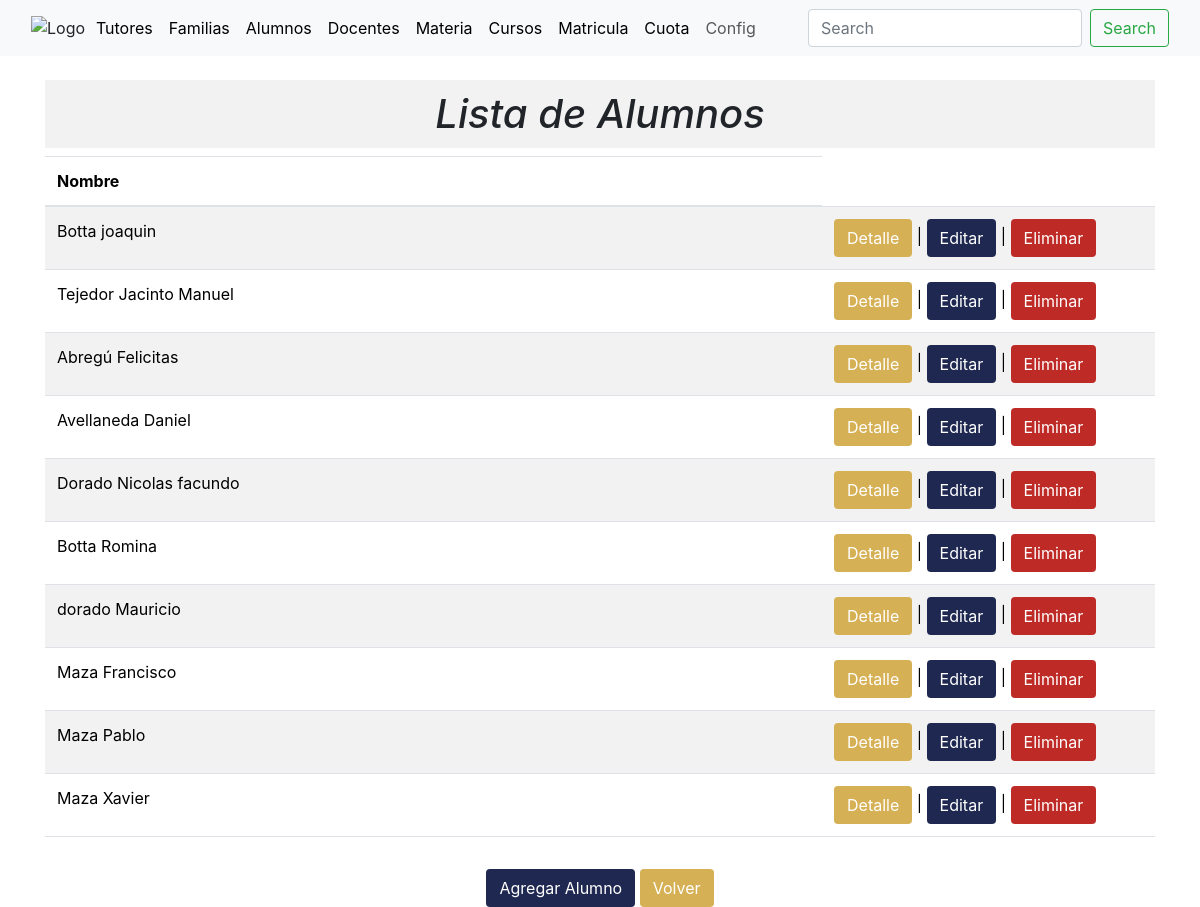
/lista_alumnos/ (signed in), run on an earlier commit of the app's database.
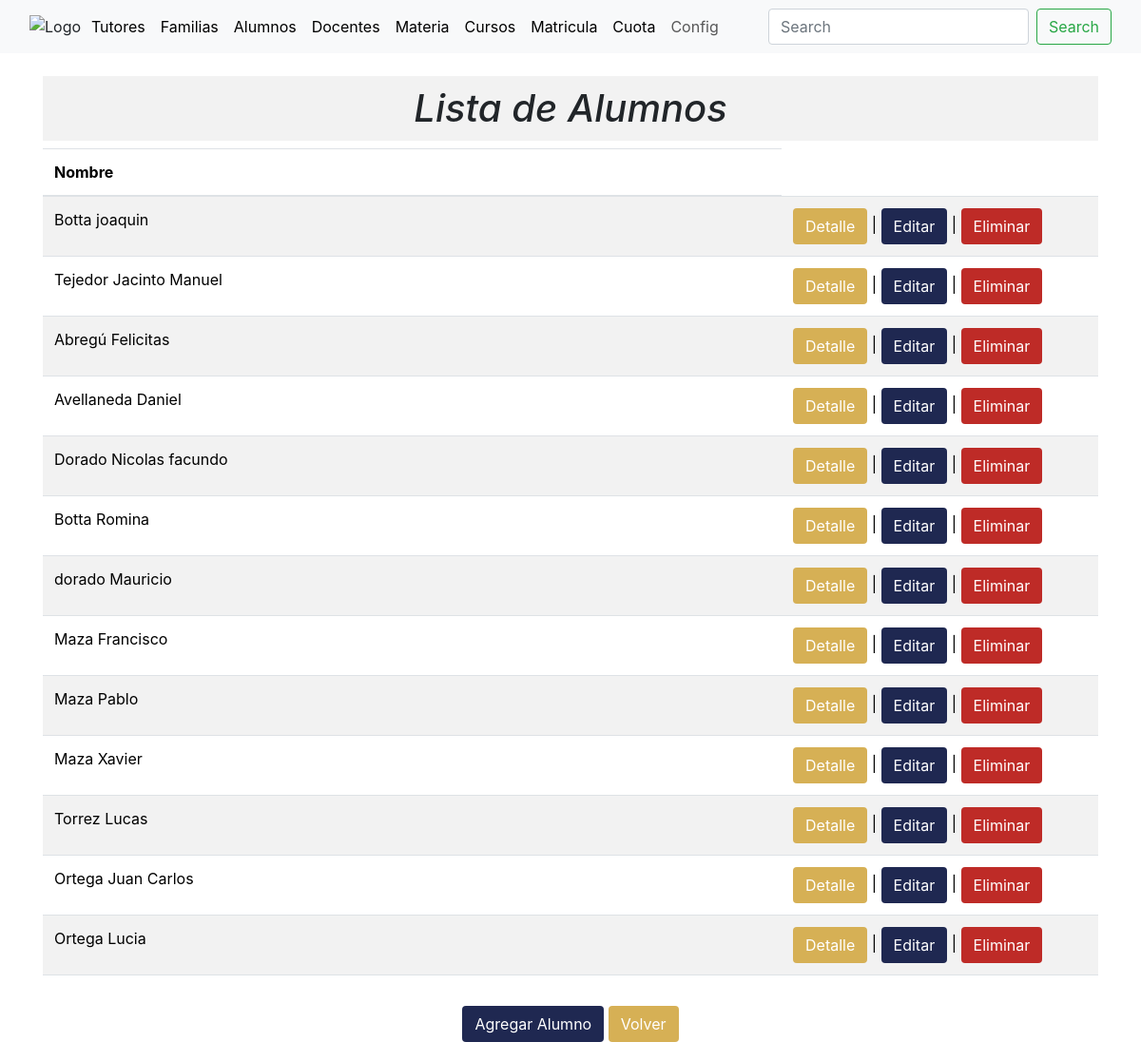
And on a later commit of the database.
### academico/models.py (models this page shows, shortened)
class Alumnos(models.Model):
    Familia = models.ForeignKey(Familia, on_delete=models.CASCADE)
    curso = models.ForeignKey(Cursos, on_delete=models.CASCADE, null=True, blank=True)
    Baja_Alumno = models.BooleanField()
    Casa = models.ForeignKey(Casas, on_delete=models.CASCADE)
    Colegio = models.ForeignKey(Colegios, on_delete=models.CASCADE)
    Lugar_Nacimiento = models.ForeignKey(Lugar_Nacimiento, on_delete=models.CASCADE)
    Nacionalidad = models.ForeignKey(Nacionalidad, on_delete=models.CASCADE)
    Localidad = models.ForeignKey(Localidad, on_delete=models.CASCADE)
    Apellidos = models.CharField(max_length=255)
    Nombres = models.CharField(max_length=255)
    DNI = models.CharField(max_length=255)
    Edad = models.IntegerField()
    Fecha_Nacimiento = models.DateField()
    Domicilio = models.CharField(max_length=255)
    Email_Institucional = models.EmailField()
    Email_Personal = models.EmailField()
    Escuela_Procedencia = models.CharField(max_length=255)
    Enfermedades = models.CharField(max_length=255)
    Toma_Medicamentos = models.CharField(max_length=255)
    Telefono_Urgencia = models.CharField(max_length=255)
    generos = [('V', 'Varón'),('M', 'Mujer'),]
    Sexo = models.CharField(max_length=1, choices=generos)
    def __str__(self):
        return '%s %s '%(self.Apellidos, self.Nombres)
    class Meta:
        db_table = 'Alumnos'
        verbose_name = 'Alumno'
        verbose_name_plural = 'Alumnos'

### academico/views.py (the view)
# urls.py: path('lista_alumnos/', views.lista_alumnos, name='lista_alumnos'),
@login_required
def lista_alumnos(request):
    alumnos = Alumnos.objects.all()
    Familias = Familia.objects.all()
    curso = Cursos.objects.all()
    colegio = Colegios.objects.all()
    Casa = Casas.objects.all()
    Lugar_Nacimientos = Lugar_Nacimiento.objects.all()
    Nacionalidades = Nacionalidad.objects.all()
    Localidades = Localidad.objects.all()
    context = {'alumnos': alumnos,
               'Familias':Familias,
               'Curso': curso,
               'Casa': Casa,
               'Lugar_Nacimientos': Lugar_Nacimientos,
               'Nacionalidades': Nacionalidades,
               'Localidades': Localidades,
               'colegio':colegio}
    return render(request, 'lista_alumnos.html', context)

### academico/models.py (called while the page is built)
    def __str__(self):
        return '%s '%(self.Nombre_Familia)

    def __str__(self):
        return '%s '%(self.Nombre)

    def __str__(self):
        return '%s '%(self.Nombre)

    def __str__(self):
        return '%s '%(self.Lugar)

    def __str__(self):
        return '%s '%(self.Nacionalidad)

    def __str__(self):
        return '%s '%(self.Localidad)

    def __str__(self):
        return '%s '%(self.Division)

    def __str__(self):
        return '%s - %s %s'%(self.id, self.años, self.Division)

### academico/templates/lista_alumnos.html (shortened to what this page needs)
{% extends "base.html" %}
{% block content %}
<main>
  <div class="container mt-4">
    <div class="row justify-content-center">
      <div class="col-md-12 text-center">
        <h1 style="font-style: italic; background-color: #f2f2f2; padding: 10px;">Lista de Alumnos</h1>
      </div>
    </div>
    <div class="row justify-content-center">
      <div class="col-md-12"> <div class="table-responsive">
        <table class="table table-striped table-hover">
          <thead>
            <tr>
              <th style="width: 70%;">Nombre</th>
            </tr>
          </thead>
          <tbody>
            {% for alumno in alumnos %}
            <tr>
              <td>
                {{ alumno }}
              </td>
              <td>
                <button type="button" class="btn" style="background-color: rgb(214,176,85); color: white;"
                        data-toggle="modal" data-target="#alumnoDetailsModal{{ alumno.pk }}">Detalle</button> |
                <button type="button" class="btn" style="background-color: rgb(31,40,81); color: white;"
                        data-toggle="modal" data-target="#alumnoEditModal{{ alumno.pk }}">Editar</button> |
                <button type="button" class="btn" style="background-color: rgb(190,43,39); color: white;"
                        data-toggle="modal" data-target="#alumnoDeleteModal{{ alumno.pk }}">Eliminar</button>
              </td>
            </tr>
            {% endfor %}
          </tbody>
        </table>
        </div>
      </div>
    </div>
    <div class="row justify-content-center mt-3">
      <div class="col-md-8 text-center">
        <button type="button" class="btn" style="background-color: rgb(31,40,81); color: white;" onclick="location.href='{% url 'nuevo_alumno' %}'">Agregar Alumno</button>
        <button type="button" class="btn" style="background-color: rgb(214,176,85); color: white;" onclick="location.href='{% url 'index' %}'">Volver</button>
      </div>
    </div>
  </div>
</main>
{% endblock %}

What changed in the data, as far as the page shows it:
added Alumnos: Apellidos+Nombres "Torrez Lucas"
added Alumnos: Apellidos+Nombres "Ortega Juan Carlos"
added Alumnos: Apellidos+Nombres "Ortega Lucia"
